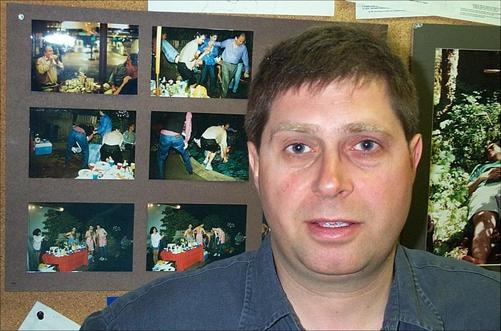
#> input picture images/kmeans/Faces/image_0012.jpg, 501 x 331 px, given as the content of the folder /path/to/images/train/airplanes, which was not available
$ python bag_of_words.py
#> lines starting #> are read from the running program, lines starting #| are printed output that depends on the picture; pictures that were not available may be replaced by others from this repository, and a replacement may not be noted
### read_files.py
import cv2
import os


def get_image_dict(categories, i_type="test"):
    """
        Given categories and whether test/train type images,
        searches in the images directory accordingly and
        returns the images.

        Parameters: categories - list of strings.
                                 (Each string is a category).
                    i_type = specifies which images(i.e test/train)
                             Default is "test"

        Return: returns a dictionary, with keys representing
                categories and its values representing images
                present in the category.
    """

    if i_type == "test" or i_type == "train" or i_type == "kmeans":
        # Run only if i_type is either test/train.
        image_dict = {}
        for (index, category) in list(enumerate(categories)):
            add_images(category, image_dict, index, i_type)
        return image_dict
    else:
        raise ValueError("Image type is not test or train")


def add_images(category, image_dict, index, i_type="test"):
    """
        Given category name, dictionary to which we need to add
        images, index and whether images are test/train type
        returns dictionary with adding images present in the
        category.

        Parameters: category - category name.
                    image_dict - dictionary to which images should be stored.
                    index - key value for dictionary.
                    i_type - either "test"/"train"/"kmeans"

        Returns:
                    Nothing, since image_dict is already modified above.
        """
#> called with category = 'airplanes', index = 0, i_type = 'train'
    temp_path = os.path.join(i_type, category)
    pathname = os.path.join("/path/to/images", temp_path)
    # ex: pathname = os.path.join("/home/ymdatta/BOV/images", temp_path)

    image_dict[index] = []

    print("Category: " + str(category))
    for img in os.listdir(pathname):
        path_temp = os.path.join(pathname, img)
        print(path_temp)
        temp_img = cv2.imread(path_temp)
#> temp_img is the input picture: shape (331, 501, 3); mean B, G, R 94.5, 104.7, 108.5
        image_dict[index].append(temp_img)
    return

### get_data.py
def get_images_and_labels(img_dict):
    """
        Given an img_dict, creates two lists img_labels and img_list

        Generally img_dict is modelled as to contain label as key
        and the key's value contains a list which has all the
        images present in the category.

        Parameters:
                    img_dict - dictionary with keys containing label category
                               and corresponding values containing images
                               in that category.

        Returns:
                    (img_list, img_labels)

                    img_labels: contains labels of all the images.
                    img_list: contains list of all images.
    """

    img_labels = []
    img_list = []

    for key in img_dict.keys():
            for img in img_dict[key]:

                img_labels.append(key)
                img_list.append(img)

    return (img_list,  img_labels)

# TODO: Changes for imporovement:
    # Do something instead of 2 loops.

### get_cluster_centres.py
import cv2
from sklearn.cluster import KMeans


# [14 lines left out: function get_cluster_centres, not called in this run]


def get_sift_feature_descriptors(jpg_img):
    """
        Given an image, convert it into grayscale image, then
        compute SIFT feature descriptors for the image and return
        them.

        Parameters:
                   jpg_img - Input image (can be RGB or gray scale).
        Returns:
                   des - It's a numpy array of shape
                         (Number of keypoints x 128).
    """
    img = jpg_img
    gray = cv2.cvtColor(img, cv2.COLOR_BGR2GRAY)

    sift = cv2.xfeatures2d.SIFT_create()
    kp, des = sift.detectAndCompute(gray, None)

    return des

### vocabulary_helpers.py
import get_cluster_centres
import numpy as np
from sklearn.cluster import KMeans


def generate_vocabulary(img_list):
    """
        Given a list of images, it generates of vocabulary which contains
        descriptors of all the images present in the img_list.

        Parameters:
                    img_list - list containing all the images.
        Returns:
                    (vocab_list, temp_list)
                    temp_list - list, where each element of the list is
                                a numpy array containing all the feature
                                descriptors of the patches present in an
                                image.

                                ex: l[1].shape == (x, 128)
                    vocab_list: a numpy array, which contains all the
                                descriptors present in all the images.

                                vocab_list.shape == (x, 128)

                                where x is the total no of descriptors
                                present in the images.

                                128- size of descriptor.
    """

    temp_list = []
    for img in img_list:

        features = get_cluster_centres.get_sift_feature_descriptors(img)
        temp_list.append(features)

    vocab_list = temp_list[0]

    for ftr in range(1, len(temp_list)):
        vocab_list = np.vstack((vocab_list, temp_list[ftr]))
        # print(vocab_list.shape)

    return (vocab_list, temp_list)

# [63 lines left out: functions generate_clusters, generate_features, not called in this run]

### bag_of_words.py
import numpy as np
import matplotlib.pyplot as plt

from sklearn import svm
from sklearn.metrics import confusion_matrix

import read_files
import vocabulary_helpers
import get_data
import plot_data

import pickle


# categories which have more than 100 images: 80 - train 20 -test.
# 1. airplanes.
# 2. chandelier.
# 3. motorbikes.

# categories which have moret than 90 images: 70 - train 20 - test - butterfly.
# 1. butterlfy.

categories = ['airplanes', 'chandelier', 'motorbikes', 'butterfly', 'revolver',
              'spoon']

print("Training Images: ")

print("Readin image files: ")
train_dict = read_files.get_image_dict(categories, "train")
#> train_dict = 6 items
test_dict = read_files.get_image_dict(categories, "test")
#> test_dict = 6 items

print("Parsing image files into categories: ")
[train_imgs, train_labels] = get_data.get_images_and_labels(train_dict)
#> the loop in get_images_and_labels, `for key in img_dict.keys():` made 6 passes
#> after the loop in get_images_and_labels, `for key in img_dict.keys():`: img_labels = [0, 1, 2, 3, 4, 5]; img_list = 6 items
#> train_imgs = 6 items; train_labels = [0, 1, 2, 3, 4, 5]
[test_imgs, test_labels] = get_data.get_images_and_labels(test_dict)
#> the loop in get_images_and_labels (call 2), `for key in img_dict.keys():` made 6 passes
#> test_imgs = 6 items; test_labels = [0, 1, 2, 3, 4, 5]

print("Generating vocabulary: ")
(f_vocabulary, i_vocab) = vocabulary_helpers.generate_vocabulary(train_imgs)
#> the loop in generate_vocabulary, `for img in img_list: ` made 6 passes
#> pass 1, in get_sift_feature_descriptors, `gray = cv2.cvtColor(img, cv2.COLOR_BGR2GRAY)`:
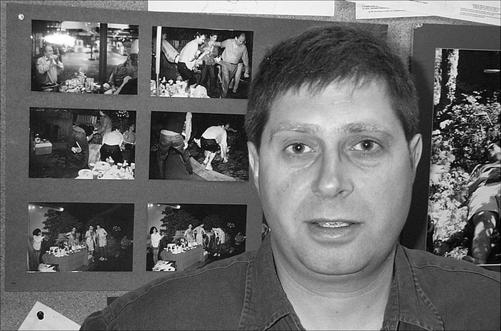
#> gray: shape (331, 501); min 0, max 255, mean 104.7
#> after the loop in generate_vocabulary, `for img in img_list:`: temp_list = 6 items
#> in generate_vocabulary, `vocab_list = temp_list[0]`:
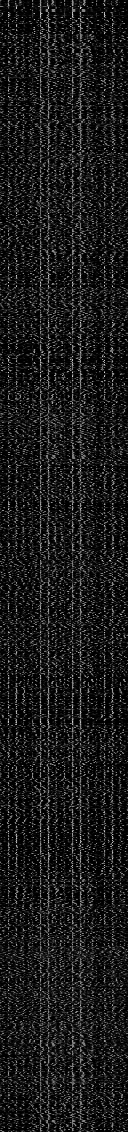
#> vocab_list: shape (1132, 128) float32; min 0, max 223, mean 26.3
#> the loop in generate_vocabulary, `for ftr in range(1, len(temp_list)):` made 5 passes
#> pass 1, in generate_vocabulary, `vocab_list = np.vstack((vocab_list, temp_list[ftr]))`:
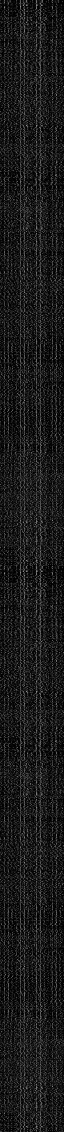
#> vocab_list: shape (2264, 128) float32 (shown at 1/2 size); min 0, max 223, mean 26.3
#> pass 2, in generate_vocabulary, `vocab_list = np.vstack((vocab_list, temp_list[ftr]))`:
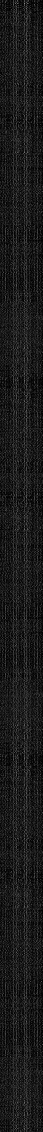
#> vocab_list: shape (3396, 128) float32 (shown at 1/3 size); min 0, max 223, mean 26.3
#> i_vocab = 6 items
(t_f_vocabulary, t_i_vocab) = vocabulary_helpers.generate_vocabulary(test_imgs)
#> the loop in generate_vocabulary (call 2), `for img in img_list: ` made 6 passes
#> the loop in generate_vocabulary (call 2), `for ftr in range(1, len(temp_list)):` made 5 passes
#> t_i_vocab = 6 items

n_clusters = 1000

# kmeans = vocabulary_helpers.generate_clusters(f_vocabulary, n_clusters)
#> (the run stopped early here; a loop or call above may not have finished)
